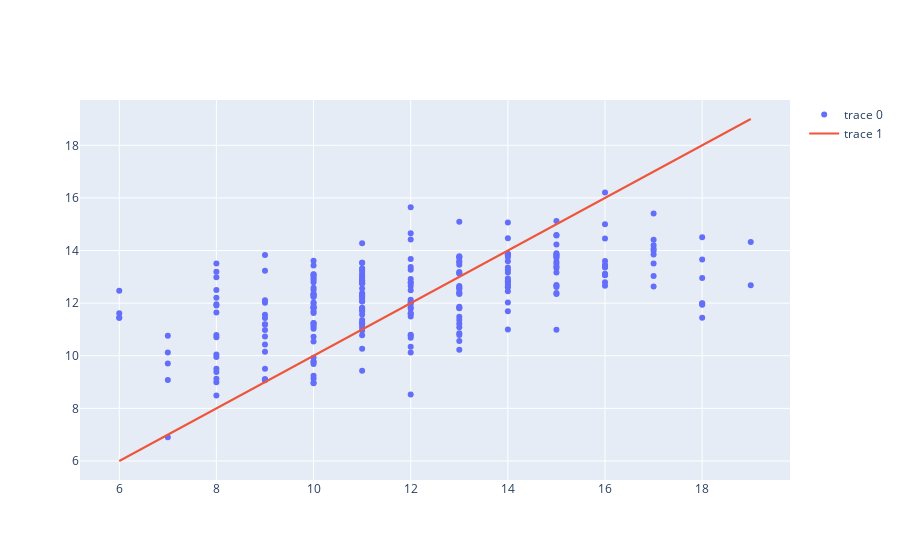

The notebook cell saved with this chart:
### Code cell
fig4 = go.Figure()
fig4.add_trace(go.Scatter(x=y_test['G3'], y=(GB_pred.copy()),mode='markers'))
fig4.add_trace(go.Scatter(x=y_test['G3'], y=y_test['G3']))
fig4.show()

### Figure 1 — Plotly figure (JSON) as saved in the notebook; plotly's stock layout.template omitted (floating-point values rounded to 4 significant figures; data arrays with more than 128 entries replaced by an {"elided": "..."} marker saying what was removed)
{"data": [{"mode": "markers", "type": "scatter", "x": {"elided": "245 int values"}, "y": {"elided": "245 float values"}}, {"type": "scatter", "x": {"elided": "245 int values"}, "y": {"elided": "245 int values"}}], "layout": {}}
